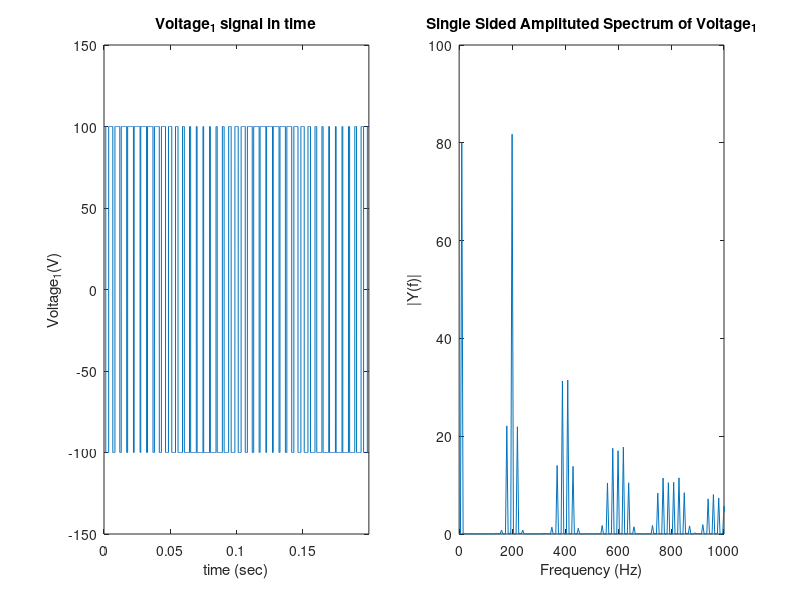
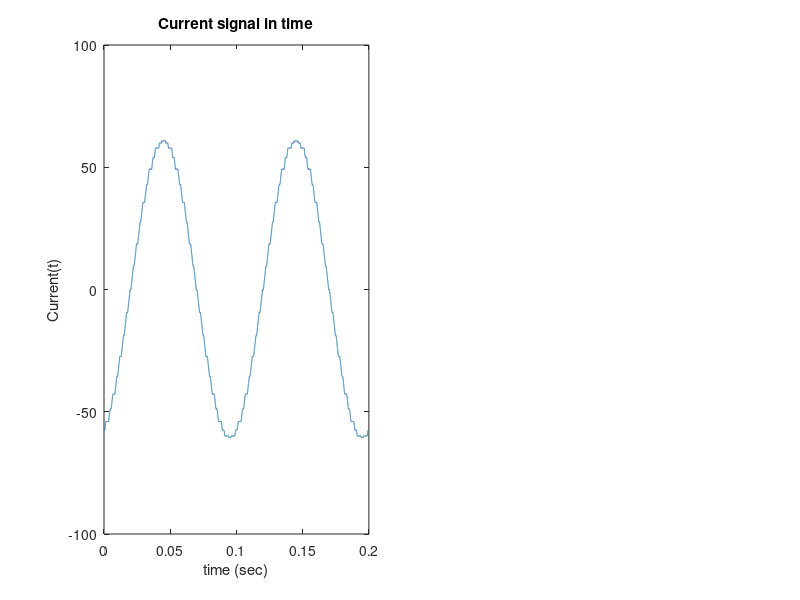

The MATLAB source for these figures, in order: (Note: this script raises an error after producing the figures.)
clc;
clear;
close all;

%% Question 2

% Loading the needed variables
load("time.mat","time")
load("voltage1.mat","voltage1")
load("voltage2.mat","voltage2")
load("voltage3.mat","voltage3")
load("current.mat","current")

% FFT needed variables
NFFT = 20000;
L = length(time);
Fs = 10^5;

% Fourier Transform
f= Fs/2*linspace(0,1,NFFT/2+1);

% Calculating the fourier of each signal
Y_vol1 = fft(voltage1,NFFT)/L;
Y_vol2 = fft(voltage2,NFFT)/L;
Y_vol3 = fft(voltage3,NFFT)/L;
Y_curr = fft(current,NFFT)/L;


%% Question 3

% Exctracting half of the signal
Y_vol1_h = 2*abs(Y_vol1(1:NFFT/2+1));
Y_vol2_h = 2*abs(Y_vol2(1:NFFT/2+1));
Y_vol3_h = 2*abs(Y_vol3(1:NFFT/2+1));
Y_curr_h = 2*abs(Y_curr(1:NFFT/2+1));



% Limiting the frequency axis
FREQ = 1000;

% Figure fixed size
size = [10 10 1300 600];


%%%%%%%%%%%%%%%%%%%%%%55
% Plotting current along side its spectral content
f1 = figure('Renderer', 'painters','Name','Voltage_1','NumberTitle','off', 'Position', size);

% Plotting the current signal in time
subplot(1,2,1);
plt_volt1_T = plot(time, voltage1);
xlabel('time (sec)');
ylabel('Voltage_1(V)');
title('Voltage_1 signal in time')
axis([0 ,max(time), -150, 150])
% Data tips
% target_value = 0.1;
% indx = find(time<=target_value, 1, 'last');
% dt_curr_t = datatip(plt_curr_T, target_value, current(indx));
% dt_curr_t.Location = 'southeast';

% Plotting the single sided spectral content of current 
subplot(1,2,2);
plt_volt1_F = plot(f,Y_vol1_h);
xlim([0 FREQ])
xlabel('Frequency (Hz)');
ylabel('|Y(f)|');
title('Single Sided Amplituted Spectrum of Voltage_1')


% Saving the figure
print -depsc voltage1_Q3


% Plotting current along side its spectral content
f4 = figure('Renderer', 'painters','Name','Current','NumberTitle','off', 'Position', [10 10 1300 600]);

% Plotting the current signal in time
subplot(1,2,1);
plt_curr_T = plot(time, current);
xlabel('time (sec)');
ylabel('Current(t)');
title('Current signal in time')
% Data tips
target_value = 0.1;
indx = find(time<=target_value, 1, 'last');
dt_curr_t = datatip(plt_curr_T, target_value, current(indx));
dt_curr_t.Location = 'southeast';

% Plotting the single sided spectral content of current 
subplot(1,2,2);
plt_curr_F = plot(f,Y_curr_h);
xlim([0 FREQ])
xlabel('Frequency (Hz)');
ylabel('|Y(f)|');
title('Single Sided Amplituted Spectrum of Current')
% Data tips
target_value = 1/target_value;
indx = find(f<=target_value, 1, 'last');
dt_curr_t = datatip(plt_curr_F, target_value, Y_curr_h(indx));
dt_curr_t.Location = 'northeast';

% Saving the figure
print -depsc current_Q3







% % Plotting each fourier
% f11 = figure('Renderer', 'painters','Name','FFTs of Signals','NumberTitle','off');
% 
% % Current
% subplot(2,2,1);
% plot(f,Y_curr_h)
% xlabel('Frequency (Hz)');
% ylabel('|Y(f)|');
% title('Fourrier transform Current')
% 
% % Voltage1
% subplot(2,2,2);
% plot(f,Y_vol1_h)
% title('Fourrier transform voltage1');
% 
% % Voltage2
% subplot(2,2,3);
% plot(f,Y_vol2_h)
% title('Fourrier transform voltage2');
% 
% % Voltage3
% subplot(2,2,4);
% plot(f,Y_vol3_h)
% title('Fourrier transform voltage3');
% 
% 
% %% Question 4
% 
% %..................................THD.....................................
% % Extracting the fundamental harmonic index
% nominal_frequency = 10;
% fundamental_harmonic_indx = find(f == nominal_frequency);
% 
% % Current
% fundamental_amplitude_curr = Y_curr_h(fundamental_harmonic_indx);
% curr_rms = fundamental_amplitude_curr/sqrt(2);
% harmonic_pw = sum((Y_curr_h / sqrt(2)).^2) - (curr_rms)^2;
% THD_curr = 100 * sqrt(harmonic_pw) / curr_rms;
% 
% % voltage1
% fundamental_amplitude_vol1 = Y_vol1_h(fundamental_harmonic_indx);
% volt1_rms = fundamental_amplitude_vol1/sqrt(2);
% harmonic_pw = sum((Y_vol1_h / sqrt(2)).^2) - (volt1_rms)^2;
% THD_vol1 = 100 * sqrt(harmonic_pw) / volt1_rms;
% 
% % voltage2
% fundamental_amplitude_vol2 = Y_vol2_h(fundamental_harmonic_indx);
% volt2_rms = fundamental_amplitude_vol2/sqrt(2);
% harmonic_pw = sum((Y_vol2_h / sqrt(2)).^2) - (volt2_rms)^2;
% THD_vol2 = 100 * sqrt(harmonic_pw) / volt2_rms;
% 
% % voltage3
% fundamental_amplitude_vol3 = Y_vol3_h(fundamental_harmonic_indx);
% volt3_rms = fundamental_amplitude_vol3/sqrt(2);
% harmonic_pw = sum((Y_vol3_h / sqrt(2)).^2) - (volt3_rms)^2;
% THD_vol3 = 100 * sqrt(harmonic_pw) / volt3_rms;
% 
% 
% % ..................................DPF.....................................
% % Calculating the angle of the fundamental harmonic of each signal
% angl_curr = angle(Y_curr(fundamental_harmonic_indx));
% angl_vol1 = angle(Y_vol1(fundamental_harmonic_indx));
% angl_vol2 = angle(Y_vol2(fundamental_harmonic_indx));
% angl_vol3 = angle(Y_vol3(fundamental_harmonic_indx));
% 
% % Calculating the DPF values
% DPF_1 = cos(angl_vol1 - angl_curr);
% DPF_2 = cos(angl_vol2 - angl_curr);
% DPF_3 = cos(angl_vol3 - angl_curr);
% 
% 
% % ...................................PF.....................................
% % Calculating the rms values
% I1_rms = (fundamental_amplitude_curr/sqrt(2));
% I_rms = sum(Y_curr_h/sqrt(2));
% 
% % Calculating the PF values
% PF_1 = I1_rms / I_rms * DPF_1;
% PF_2 = I1_rms / I_rms * DPF_2;
% PF_3 = I1_rms / I_rms * DPF_3;
% 
% 
% %..............................Apparent Power..............................
% % Calculating the rms values
% V1_rms = sum(Y_vol1_h/sqrt(2));
% V2_rms = sum(Y_vol2_h/sqrt(2));
% V3_rms = sum(Y_vol3_h/sqrt(2));
% 
% % Calculating the S values
% S1 = V1_rms * I_rms;
% S2 = V2_rms * I_rms;
% S3 = V3_rms * I_rms;
% 
% %...............................Active Power...............................
% % Calculating the P values
% P1 = S1 * PF_1;
% P2 = S2 * PF_2;
% P3 = S3 * PF_3;
% 
% 
% %% Question 5
% % Calculating the V2_rms value through theory
% V2_rms_theoretical = sqrt(1/length(time) * sum(voltage2.^2));
% 
% % Extracting the index of 700Hz
% sample_indx = find(f==700);
% 
% % Extracting the rms value of Voltage2 througth the values until 700Hz
% V2_rms_experimental = sqrt(sum((Y_vol2_h(1:sample_indx) /sqrt(2)).^2));
